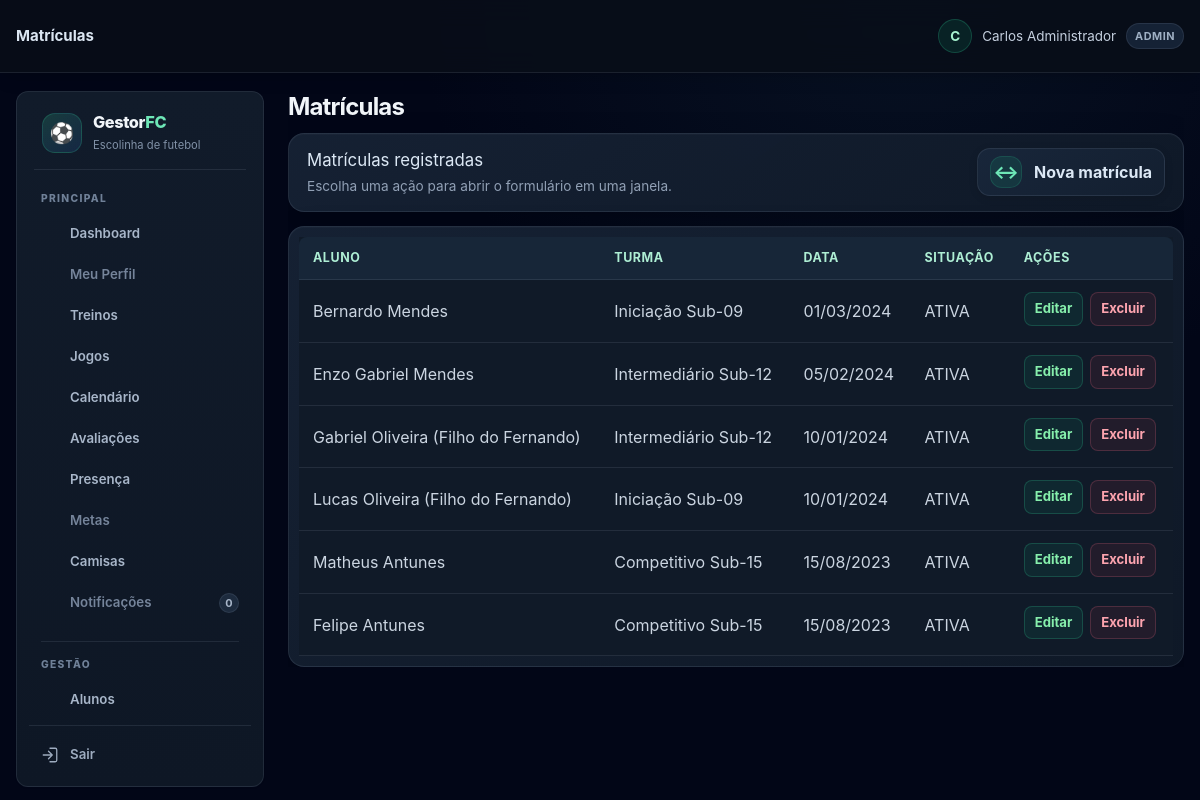
The page /matriculas.php (signed in) on the database its author committed.
### tables this page shows
CREATE TABLE TB_MATRICULA (
    COD_MATRICULA INT AUTO_INCREMENT PRIMARY KEY,
    COD_ALUNO INT NOT NULL,
    COD_TURMA INT NOT NULL,
    DATA_MATRICULA DATE NOT NULL,
    STATUS ENUM('ATIVA', 'ENCERRADA') NOT NULL DEFAULT 'ATIVA',
    CRIADO_EM TIMESTAMP DEFAULT CURRENT_TIMESTAMP,
    FOREIGN KEY (COD_ALUNO) REFERENCES TB_ALUNO(COD_ALUNO) ON DELETE CASCADE,
    FOREIGN KEY (COD_TURMA) REFERENCES TB_TURMA(COD_TURMA) ON DELETE CASCADE,
    UNIQUE (COD_ALUNO, COD_TURMA)
);

CREATE TABLE TB_ALUNO (
    COD_ALUNO INT AUTO_INCREMENT PRIMARY KEY,
    COD_ESCOLINHA INT NOT NULL,
    COD_RESPONSAVEL INT NOT NULL,
    NOME VARCHAR(100) NOT NULL,
    DATA_NASCIMENTO DATE NOT NULL,
    POSICAO VARCHAR(30) DEFAULT 'Meio-Campo',
    NUMERO_CAMISA INT NULL,
    STATUS ENUM('ATIVO', 'INATIVO', 'PENDENTE') DEFAULT 'ATIVO',
    DATA_MATRICULA DATE DEFAULT (CURRENT_DATE),
    OBSERVACOES_MEDICAS TEXT NULL,
    CRIADO_EM TIMESTAMP DEFAULT CURRENT_TIMESTAMP,
    FOREIGN KEY (COD_ESCOLINHA) REFERENCES TB_ESCOLINHA(COD_ESCOLINHA) ON DELETE CASCADE,
    FOREIGN KEY (COD_RESPONSAVEL) REFERENCES TB_RESPONSAVEL(COD_RESPONSAVEL) ON DELETE RESTRICT
);

CREATE TABLE TB_TURMA (
    COD_TURMA INT AUTO_INCREMENT PRIMARY KEY,
    COD_ESCOLINHA INT NOT NULL,
    COD_PROFESSOR INT NULL,
    NOME VARCHAR(50) NOT NULL,
    FAIXA_ETARIA VARCHAR(30) NOT NULL,
    DIAS_TREINO VARCHAR(100) NOT NULL,
    HORARIO VARCHAR(50) NOT NULL,
    CAPACIDADE INT DEFAULT 25,
    ATIVA TINYINT(1) DEFAULT 1,
    CRIADO_EM TIMESTAMP DEFAULT CURRENT_TIMESTAMP,
    FOREIGN KEY (COD_ESCOLINHA) REFERENCES TB_ESCOLINHA(COD_ESCOLINHA) ON DELETE CASCADE,
    FOREIGN KEY (COD_PROFESSOR) REFERENCES TB_USUARIO(COD_USUARIO) ON DELETE SET NULL
);

### includes/helpers.php (called while the page is built, shortened)
<?php
function e($value) {
    return htmlspecialchars((string) $value, ENT_QUOTES, 'UTF-8');
}

### matriculas.php (the view, shortened to what this page needs)
<?php
require_once __DIR__ . '/includes/layout.php'; require_once __DIR__ . '/config/database.php';
checkRole(['ADMIN', 'SECRETARIA']); $db = getDB(); $escolinha = currentEscolinhaId(); $edit = null;
$q=$db->prepare("SELECT COD_ALUNO,NOME FROM TB_ALUNO WHERE COD_ESCOLINHA=? AND STATUS='ATIVO' ORDER BY NOME");$q->execute([$escolinha]);$alunos=$q->fetchAll();$q=$db->prepare('SELECT COD_TURMA,NOME FROM TB_TURMA WHERE COD_ESCOLINHA=? AND ATIVA=1 ORDER BY NOME');$q->execute([$escolinha]);$turmas=$q->fetchAll();$q=$db->prepare('SELECT m.*,a.NOME AS ALUNO,t.NOME AS TURMA FROM TB_MATRICULA m JOIN TB_ALUNO a ON a.COD_ALUNO=m.COD_ALUNO JOIN TB_TURMA t ON t.COD_TURMA=m.COD_TURMA WHERE a.COD_ESCOLINHA=? ORDER BY m.STATUS,m.DATA_MATRICULA DESC');$q->execute([$escolinha]);$lista=$q->fetchAll();
?>
<section><div><table><thead><tr><th>Aluno</th><th>Turma</th><th>Data</th><th>Situação</th><th>Ações</th></tr></thead><tbody><?php foreach($lista as $m):?><tr><td><?=e($m['ALUNO'])?></td><td><?=e($m['TURMA'])?></td><td><?=e(date('d/m/Y',strtotime($m['DATA_MATRICULA'])))?></td><td><?=e($m['STATUS'])?></td><td><button type="button" class="acao-tabela" data-modal-url="matriculas.php?mini=1&amp;editar=<?=(int)$m['COD_MATRICULA']?>" data-modal-titulo="Editar matrícula">Editar</button><form method="post" onsubmit="return confirm('Remover esta matrícula?');"><input type="hidden" name="csrf_token" value="<?=e(csrfToken())?>"><input type="hidden" name="action" value="delete"><input type="hidden" name="id" value="<?=(int)$m['COD_MATRICULA']?>"><button>Excluir</button></form></td></tr><?php endforeach;?></tbody></table></div></section><?php pageEnd();?>

### rows shown on the page
tb_matricula: COD_ALUNO.NOME "Bernardo Mendes", COD_TURMA.NOME "Iniciação Sub-09", DATA_MATRICULA "01/03/2024", STATUS "ATIVA"
tb_matricula: COD_ALUNO.NOME "Enzo Gabriel Mendes", COD_TURMA.NOME "Intermediário Sub-12", DATA_MATRICULA "05/02/2024", STATUS "ATIVA"
tb_matricula: COD_ALUNO.NOME "Gabriel Oliveira (Filho do Fernando)", COD_TURMA.NOME "Intermediário Sub-12", DATA_MATRICULA "10/01/2024", STATUS "ATIVA"
tb_matricula: COD_ALUNO.NOME "Lucas Oliveira (Filho do Fernando)", COD_TURMA.NOME "Iniciação Sub-09", DATA_MATRICULA "10/01/2024", STATUS "ATIVA"
tb_matricula: COD_ALUNO.NOME "Matheus Antunes", COD_TURMA.NOME "Competitivo Sub-15", DATA_MATRICULA "15/08/2023", STATUS "ATIVA"
tb_matricula: COD_ALUNO.NOME "Felipe Antunes", COD_TURMA.NOME "Competitivo Sub-15", DATA_MATRICULA "15/08/2023", STATUS "ATIVA"

### other values the page prints
$title "Matrículas"
$_SESSION['username'] "Carlos Administrador"
$_SESSION['user_role'] "ADMIN"
$label "Dashboard Treinos Jogos Calendário Avaliações Presença Camisas Alunos"
$label "Meu Perfil Metas Notificações"
$badge "0"
$titulosRecursos[$title] "Matrículas registradas"
$acao[1] "↔"
$acao[0] "Nova matrícula"
